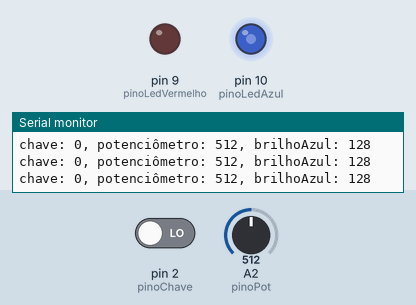
Simulated run of this sketch. Board: Arduino Uno, built with avr-gcc and run on an emulated ATmega328P. Parts: output pins drawn as LEDs (lit = HIGH), the last lines printed to the serial monitor. The inputs (shaded band) are chosen by the test bench; at power-on: A2 (pinoPot) = 512, pin 2 (pinoChave) LOW.

Above: at 1.2 s.
1.3 s: A2 (pinoPot) set to 417
At 2.8 s:
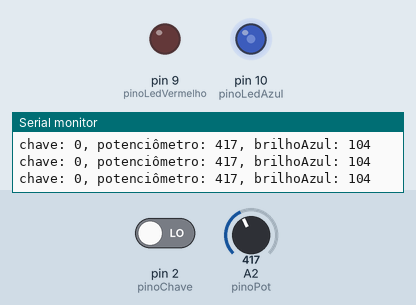
4.3 s: A2 (pinoPot) set to 381
At 4.9 s:
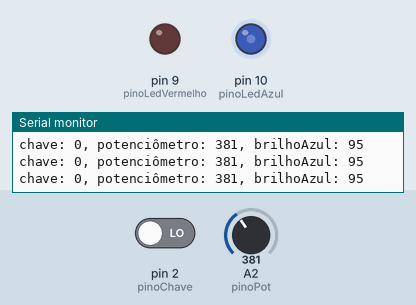
7.3 s: pin 2 (pinoChave) driven HIGH
At 7.7 s:
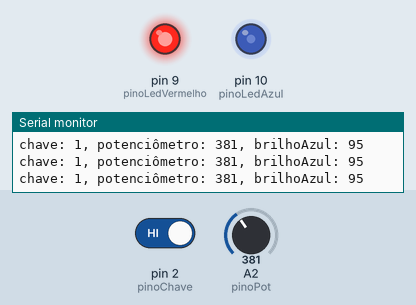
8.8 s: A2 (pinoPot) set to 716
At 9.4 s:
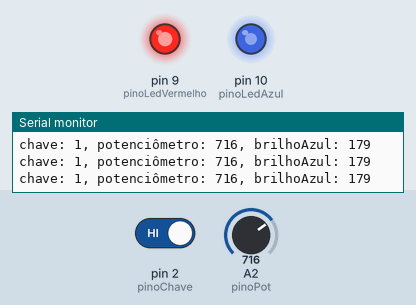
10.3 s: pin 2 (pinoChave) driven LOW
At 11.5 s:
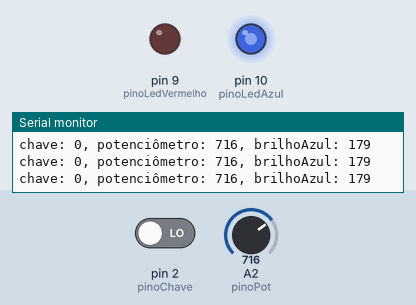
11.8 s: A2 (pinoPot) set to 983
At 12.7 s:
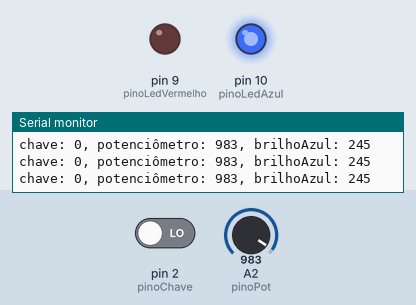
13.3 s: A2 (pinoPot) set to 1014
Timing chart, 0 to 16.3 s (numbered marks = the images above; inputs shaded):
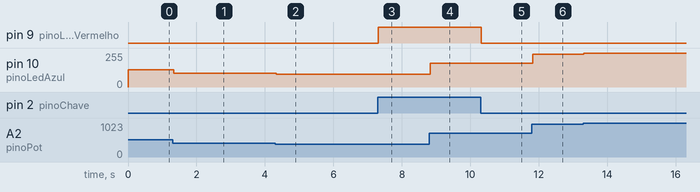

Measured:
- after the input at 1.3 s, pin 10 (pinoLedAzul): 128/255 → 104/255 at once
- after the input at 4.3 s, pin 10 (pinoLedAzul): 104/255 → 95/255 at once
- after the input at 7.3 s, pin 9 (pinoLedVermelho): LOW → HIGH at once
- after the input at 8.8 s, pin 10 (pinoLedAzul): 95/255 → 179/255 at once
- after the input at 10.3 s, pin 9 (pinoLedVermelho): HIGH → LOW at once
- after the input at 11.8 s, pin 10 (pinoLedAzul): 179/255 → 245/255 at once
- after the input at 13.3 s, pin 10 (pinoLedAzul): 245/255 → 253/255 at once

The sketch:

AE10_analogicoDigital.ino
```cpp
/*
 * ANALÓGICO e DIGITAL
 *
 * Neste exemplo, utilizamos um potenciômetro, uma chave (botão ou interruptor), e dois LEDs
 * para compreender o uso de analogRead(), analogWrite(), digitalRead() e digitalWrite().
 *
 * Repositório: https://github.com/mardefronteira/artefatoseletronicos
 *
 * \\ ARTEFATOS ELETRÔNICOS
 * por Marcela Mancino
 * Outubro, 2020
 */

// declarar constantes dos pinos nos quais estão conectados os componentes
const int pinoPot = A2; // pino analógico leva um "A" à frente, mesmo sendo declarado como número inteiro
const int pinoChave = 2;
const int pinoLedAzul = 10; // deve ser um pino PWM
const int pinoLedVermelho = 9;

// declarar variáveis para armazenar os valores da chave e potenciômetro
int statusChave;
int valorPot;

void setup() {
  // definir se os pinos serão usados como entradas ou saídas
  pinMode( pinoPot, INPUT ); // não é necessário declarar pinos analógicos, mas é uma boa prática
  pinMode( pinoChave, INPUT );
  pinMode( pinoLedAzul, OUTPUT );
  pinMode( pinoLedVermelho, OUTPUT );

  // iniciar comunicação serial
  Serial.begin(9600);
}

void loop() {
  // ler (receber) os valores da chave e potenciômetro, e atribuí-los às respectivas variáveis
  statusChave = digitalRead( pinoChave ); // valor digital (HIGH/LOW)
  valorPot = analogRead( pinoPot ); // valor analógico (0-1023)

  // modificar o brilho dos LEDs de acordo com os valores recebidos
  digitalWrite(pinoLedVermelho, statusChave); // LED estará ligado (HIGH) ou desligado (LOW)
  analogWrite(pinoLedAzul, valorPot / 4); // analogWrite() só envia valores entre 0-255

  // ver valores no monitor
  Serial.print("chave: ");
  Serial.print(statusChave);
  Serial.print(", potenciômetro: ");
  Serial.print(valorPot);
  Serial.print(", brilhoAzul: ");
  Serial.println(valorPot / 4);
}
```
